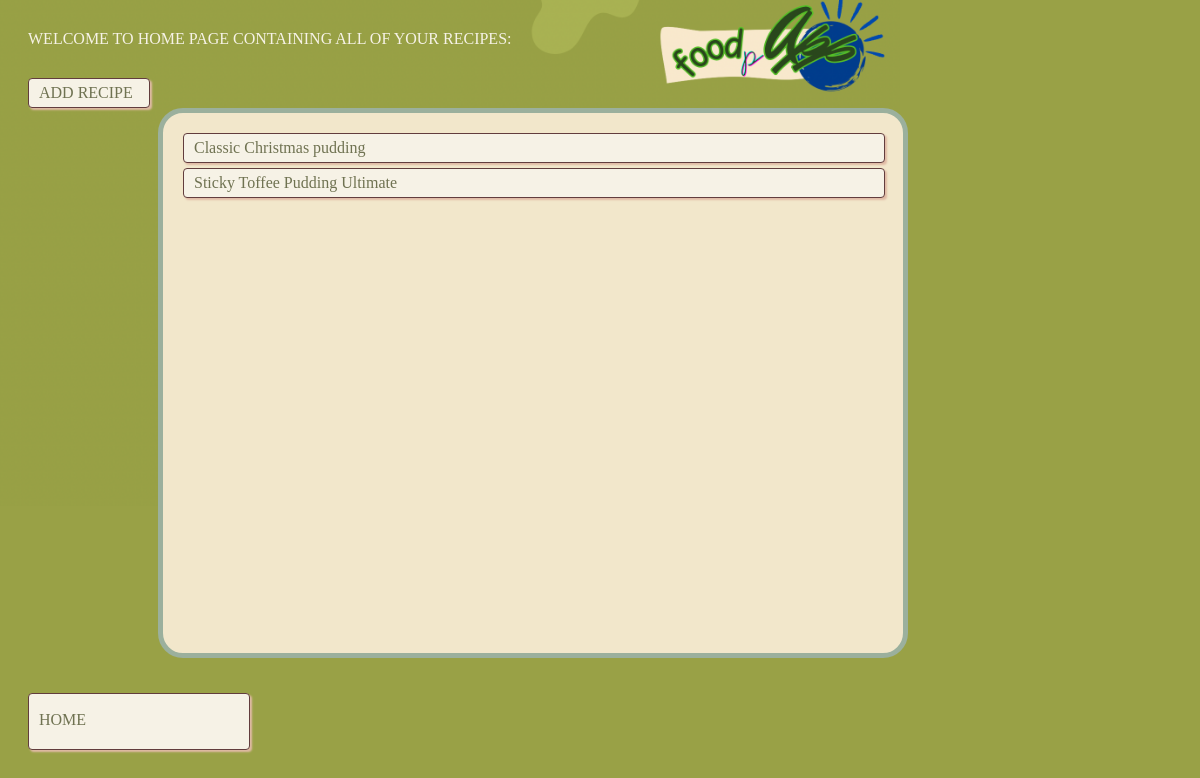
Page /home/myrecipes (signed in) on the earlier database version.
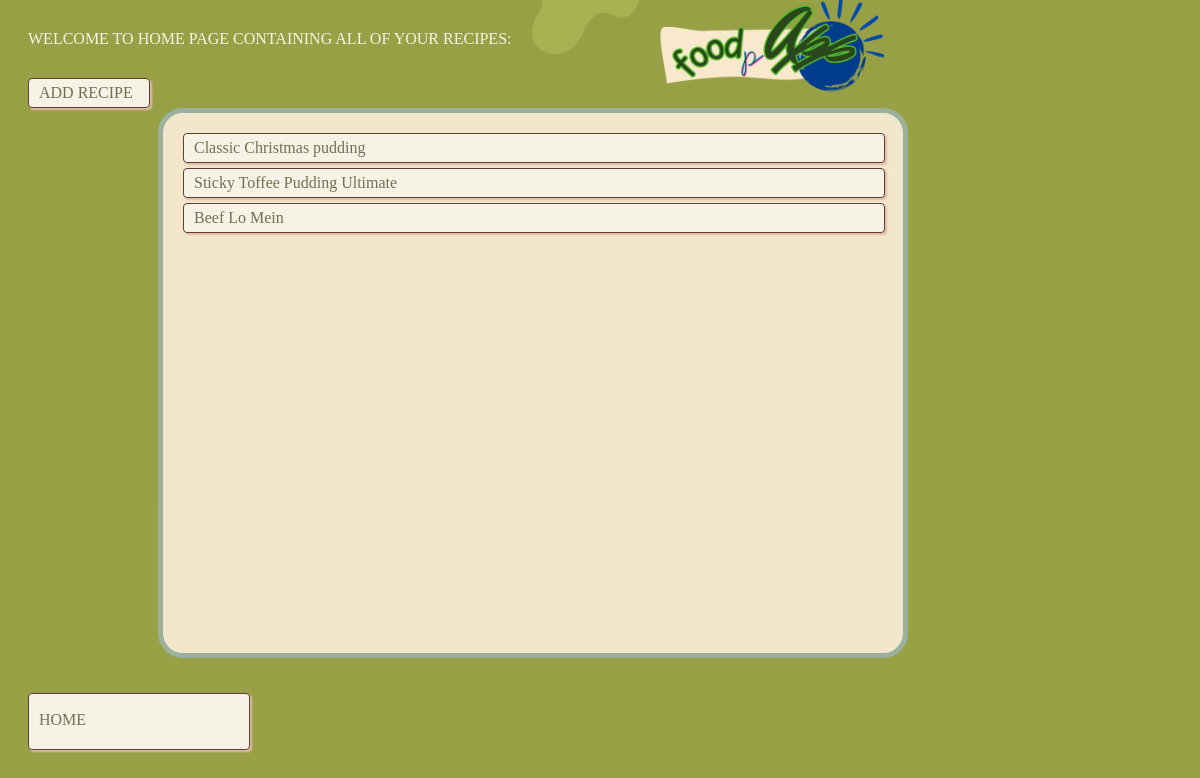
Same page on the later database version.
### app/models.py (models this page shows, shortened)
class Recipe(db.Model):
    id = db.Column(db.Integer, primary_key=True)  # Primary key for recipe ID
    title = db.Column(db.String(80))  # Column for recipe title with a max length of 80 characters
    description = db.Column(db.Text, nullable=False)  # Column for recipe description (non-nullable)
    ingredients = db.Column(db.Text, nullable=False)
    instructions = db.Column(db.Text, nullable=False)
    comment_ids = db.Column(db.String, default="")
    created = db.Column(db.DateTime, default=datetime.now())  # Timestamp for when the recipe is created
    user_id = db.Column(db.Integer, db.ForeignKey('user.id'))  # Foreign key to associate with a User
    created = db.Column(db.DateTime, default=datetime.now())
    ratings = db.Column(db.String, default="")                 # String formatted as "UserID Rating UserID Rating ..."
    num_of_rating = db.Column(db.Integer, default=0)
    total_rating = db.Column(db.Integer, default=0)
    tags = db.Column(db.JSON, default={})

### app/routes.py (the view)
@myapp_obj.route("/home/myrecipes")
@login_required  # Ensure the user is logged in before accessing this route
def myrecipes():
    recipes = Recipe.query.filter_by(user_id=current_user.id).all()
    return render_template("myrecipes.html", title = "My Recipes", pageClass = "myrecipes", recipes = recipes)  # Render home.html

### app/__init__.py (called while the page is built)
@login.user_loader
def load_user(id):
    return User.query.get(int(id))  # Fetch the user by ID from the database

### app/templates/myrecipes.html
{% extends "base.html" %}
{% block content %}
	<div class = "welcome-text"> WELCOME TO HOME PAGE CONTAINING ALL OF YOUR RECIPES: </div>
	<div class = "links">
		 <a href = "{{url_for('mysinglerecipeadd')}}" id = "mysinglerecipeadd">
			<div class = "button"> ADD RECIPE  </div>
		 </a>
		 <div class = "recipes">
			{% for r in recipes %}
			 <a href = "{{url_for('mysinglerecipeview', num=r.id)}}">
			 	<div class = "button"> {{r.title}} </div>
			 </a>
			 {% endfor %}
		 </div>
	</div>
	<a href = "{{url_for('home')}}" id = "home">
		<div class = "button home-button"> HOME </div>
	</a>
{% endblock %}

Differences in the rows shown:
added Recipe: title "Beef Lo Mein"
